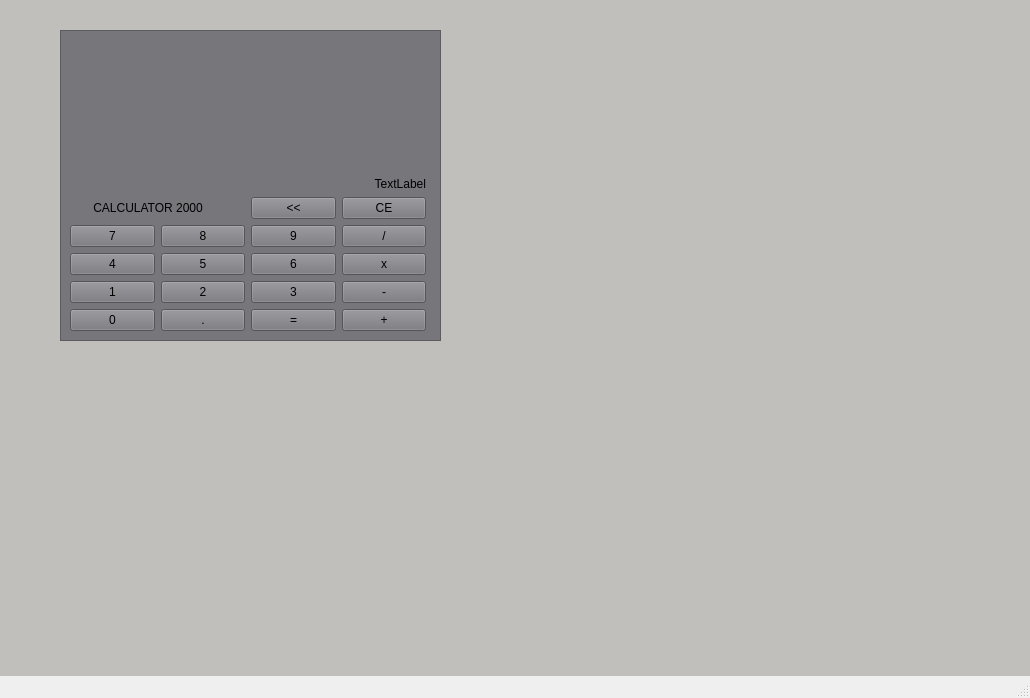
<?xml version="1.0" encoding="UTF-8"?>
<ui version="4.0">
 <class>MainWindow</class>
 <widget class="QMainWindow" name="MainWindow">
  <property name="geometry">
   <rect>
    <x>0</x>
    <y>0</y>
    <width>1030</width>
    <height>698</height>
   </rect>
  </property>
  <property name="sizePolicy">
   <sizepolicy hsizetype="Preferred" vsizetype="Preferred">
    <horstretch>0</horstretch>
    <verstretch>0</verstretch>
   </sizepolicy>
  </property>
  <property name="windowTitle">
   <string>MainWindow</string>
  </property>
  <widget class="QWidget" name="centralwidget">
   <property name="styleSheet">
    <string notr="true">background-color: rgb(192, 191, 188)</string>
   </property>
   <widget class="QFrame" name="frame">
    <property name="geometry">
     <rect>
      <x>60</x>
      <y>30</y>
      <width>381</width>
      <height>311</height>
     </rect>
    </property>
    <property name="styleSheet">
     <string notr="true">background-color: rgb(119, 118, 123)</string>
    </property>
    <property name="frameShape">
     <enum>QFrame::StyledPanel</enum>
    </property>
    <property name="frameShadow">
     <enum>QFrame::Raised</enum>
    </property>
    <widget class="QWidget" name="gridLayoutWidget">
     <property name="geometry">
      <rect>
       <x>10</x>
       <y>10</y>
       <width>356</width>
       <height>291</height>
      </rect>
     </property>
     <layout class="QGridLayout" name="gridLayout">
      <item row="1" column="3">
       <widget class="QPushButton" name="btn_clean">
        <property name="text">
         <string>CE</string>
        </property>
       </widget>
      </item>
      <item row="5" column="3">
       <widget class="QPushButton" name="btn_plus">
        <property name="text">
         <string>+</string>
        </property>
       </widget>
      </item>
      <item row="2" column="0">
       <widget class="QPushButton" name="btn_7">
        <property name="text">
         <string>7</string>
        </property>
       </widget>
      </item>
      <item row="4" column="2">
       <widget class="QPushButton" name="btn_3">
        <property name="text">
         <string>3</string>
        </property>
       </widget>
      </item>
      <item row="3" column="2">
       <widget class="QPushButton" name="btn_6">
        <property name="text">
         <string>6</string>
        </property>
       </widget>
      </item>
      <item row="4" column="3">
       <widget class="QPushButton" name="btn_minus">
        <property name="text">
         <string>-</string>
        </property>
       </widget>
      </item>
      <item row="5" column="2">
       <widget class="QPushButton" name="btn_equals">
        <property name="text">
         <string>=</string>
        </property>
       </widget>
      </item>
      <item row="1" column="0" colspan="2">
       <widget class="QLabel" name="label">
        <property name="text">
         <string>       CALCULATOR 2000</string>
        </property>
       </widget>
      </item>
      <item row="2" column="2">
       <widget class="QPushButton" name="btn_9">
        <property name="text">
         <string>9</string>
        </property>
       </widget>
      </item>
      <item row="4" column="1">
       <widget class="QPushButton" name="btn_2">
        <property name="text">
         <string>2</string>
        </property>
       </widget>
      </item>
      <item row="5" column="1">
       <widget class="QPushButton" name="btn_point">
        <property name="text">
         <string>.</string>
        </property>
       </widget>
      </item>
      <item row="3" column="0">
       <widget class="QPushButton" name="btn_4">
        <property name="text">
         <string>4</string>
        </property>
       </widget>
      </item>
      <item row="2" column="3">
       <widget class="QPushButton" name="btn_div">
        <property name="text">
         <string>/</string>
        </property>
       </widget>
      </item>
      <item row="4" column="0">
       <widget class="QPushButton" name="btn_1">
        <property name="text">
         <string>1</string>
        </property>
       </widget>
      </item>
      <item row="5" column="0">
       <widget class="QPushButton" name="btn_0">
        <property name="text">
         <string>0</string>
        </property>
       </widget>
      </item>
      <item row="2" column="1">
       <widget class="QPushButton" name="btn_8">
        <property name="text">
         <string>8</string>
        </property>
       </widget>
      </item>
      <item row="3" column="3">
       <widget class="QPushButton" name="btn_multi">
        <property name="text">
         <string>x</string>
        </property>
       </widget>
      </item>
      <item row="3" column="1">
       <widget class="QPushButton" name="btn_5">
        <property name="text">
         <string>5</string>
        </property>
       </widget>
      </item>
      <item row="1" column="2">
       <widget class="QPushButton" name="btn_delete">
        <property name="styleSheet">
         <string notr="true"/>
        </property>
        <property name="text">
         <string>&lt;&lt;</string>
        </property>
       </widget>
      </item>
      <item row="0" column="0" colspan="4">
       <widget class="QLabel" name="lcd_result">
        <property name="styleSheet">
         <string notr="true">font: 81 35pt &quot;Cantarell&quot;;</string>
        </property>
        <property name="text">
         <string>TextLabel</string>
        </property>
        <property name="alignment">
         <set>Qt::AlignBottom|Qt::AlignRight|Qt::AlignTrailing</set>
        </property>
       </widget>
      </item>
     </layout>
    </widget>
   </widget>
  </widget>
  <widget class="QMenuBar" name="menubar">
   <property name="geometry">
    <rect>
     <x>0</x>
     <y>0</y>
     <width>1030</width>
     <height>24</height>
    </rect>
   </property>
  </widget>
  <widget class="QStatusBar" name="statusbar"/>
 </widget>
 <resources/>
 <connections/>
</ui>
